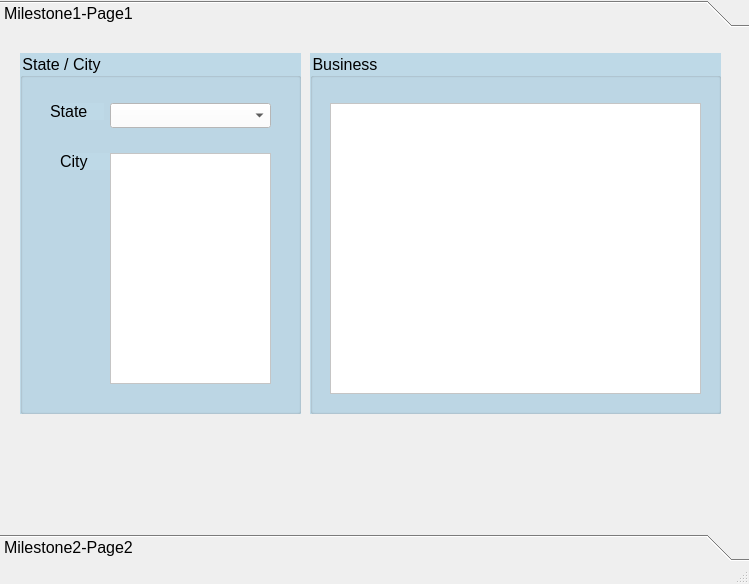
<?xml version="1.0" encoding="UTF-8"?>
<ui version="4.0">
 <class>MainWindow</class>
 <widget class="QMainWindow" name="MainWindow">
  <property name="geometry">
   <rect>
    <x>0</x>
    <y>0</y>
    <width>749</width>
    <height>584</height>
   </rect>
  </property>
  <property name="windowTitle">
   <string>MainWindow</string>
  </property>
  <widget class="QWidget" name="centralwidget">
   <property name="font">
    <font>
     <pointsize>10</pointsize>
    </font>
   </property>
   <widget class="QToolBox" name="toolBox">
    <property name="geometry">
     <rect>
      <x>0</x>
      <y>0</y>
      <width>751</width>
      <height>561</height>
     </rect>
    </property>
    <property name="font">
     <font>
      <pointsize>12</pointsize>
     </font>
    </property>
    <property name="currentIndex">
     <number>0</number>
    </property>
    <widget class="QWidget" name="milestone1">
     <property name="geometry">
      <rect>
       <x>0</x>
       <y>0</y>
       <width>751</width>
       <height>489</height>
      </rect>
     </property>
     <attribute name="label">
      <string>Milestone1-Page1</string>
     </attribute>
     <widget class="QGroupBox" name="groupBox">
      <property name="geometry">
       <rect>
        <x>20</x>
        <y>20</y>
        <width>281</width>
        <height>361</height>
       </rect>
      </property>
      <property name="font">
       <font>
        <pointsize>12</pointsize>
       </font>
      </property>
      <property name="styleSheet">
       <string notr="true">background-color: rgb(190, 217, 231);</string>
      </property>
      <property name="title">
       <string>State / City</string>
      </property>
      <widget class="QComboBox" name="stateComboBox">
       <property name="geometry">
        <rect>
         <x>90</x>
         <y>50</y>
         <width>161</width>
         <height>25</height>
        </rect>
       </property>
       <property name="styleSheet">
        <string notr="true">background-color: rgb(255, 255, 255);</string>
       </property>
      </widget>
      <widget class="QLabel" name="label">
       <property name="geometry">
        <rect>
         <x>30</x>
         <y>50</y>
         <width>54</width>
         <height>17</height>
        </rect>
       </property>
       <property name="font">
        <font>
         <pointsize>12</pointsize>
        </font>
       </property>
       <property name="styleSheet">
        <string notr="true">color: black; </string>
       </property>
       <property name="text">
        <string>State</string>
       </property>
      </widget>
      <widget class="QLabel" name="label_2">
       <property name="geometry">
        <rect>
         <x>40</x>
         <y>100</y>
         <width>54</width>
         <height>17</height>
        </rect>
       </property>
       <property name="palette">
        <palette>
         <active>
          <colorrole role="WindowText">
           <brush brushstyle="SolidPattern">
            <color alpha="255">
             <red>0</red>
             <green>0</green>
             <blue>0</blue>
            </color>
           </brush>
          </colorrole>
          <colorrole role="Button">
           <brush brushstyle="SolidPattern">
            <color alpha="255">
             <red>190</red>
             <green>217</green>
             <blue>231</blue>
            </color>
           </brush>
          </colorrole>
          <colorrole role="Text">
           <brush brushstyle="SolidPattern">
            <color alpha="255">
             <red>0</red>
             <green>0</green>
             <blue>0</blue>
            </color>
           </brush>
          </colorrole>
          <colorrole role="ButtonText">
           <brush brushstyle="SolidPattern">
            <color alpha="255">
             <red>0</red>
             <green>0</green>
             <blue>0</blue>
            </color>
           </brush>
          </colorrole>
          <colorrole role="Base">
           <brush brushstyle="SolidPattern">
            <color alpha="255">
             <red>190</red>
             <green>217</green>
             <blue>231</blue>
            </color>
           </brush>
          </colorrole>
          <colorrole role="Window">
           <brush brushstyle="SolidPattern">
            <color alpha="255">
             <red>190</red>
             <green>217</green>
             <blue>231</blue>
            </color>
           </brush>
          </colorrole>
          <colorrole role="PlaceholderText">
           <brush brushstyle="SolidPattern">
            <color alpha="128">
             <red>0</red>
             <green>0</green>
             <blue>0</blue>
            </color>
           </brush>
          </colorrole>
         </active>
         <inactive>
          <colorrole role="WindowText">
           <brush brushstyle="SolidPattern">
            <color alpha="255">
             <red>0</red>
             <green>0</green>
             <blue>0</blue>
            </color>
           </brush>
          </colorrole>
          <colorrole role="Button">
           <brush brushstyle="SolidPattern">
            <color alpha="255">
             <red>190</red>
             <green>217</green>
             <blue>231</blue>
            </color>
           </brush>
          </colorrole>
          <colorrole role="Text">
           <brush brushstyle="SolidPattern">
            <color alpha="255">
             <red>0</red>
             <green>0</green>
             <blue>0</blue>
            </color>
           </brush>
          </colorrole>
          <colorrole role="ButtonText">
           <brush brushstyle="SolidPattern">
            <color alpha="255">
             <red>0</red>
             <green>0</green>
             <blue>0</blue>
            </color>
           </brush>
          </colorrole>
          <colorrole role="Base">
           <brush brushstyle="SolidPattern">
            <color alpha="255">
             <red>190</red>
             <green>217</green>
             <blue>231</blue>
            </color>
           </brush>
          </colorrole>
          <colorrole role="Window">
           <brush brushstyle="SolidPattern">
            <color alpha="255">
             <red>190</red>
             <green>217</green>
             <blue>231</blue>
            </color>
           </brush>
          </colorrole>
          <colorrole role="PlaceholderText">
           <brush brushstyle="SolidPattern">
            <color alpha="128">
             <red>0</red>
             <green>0</green>
             <blue>0</blue>
            </color>
           </brush>
          </colorrole>
         </inactive>
         <disabled>
          <colorrole role="WindowText">
           <brush brushstyle="SolidPattern">
            <color alpha="255">
             <red>0</red>
             <green>0</green>
             <blue>0</blue>
            </color>
           </brush>
          </colorrole>
          <colorrole role="Button">
           <brush brushstyle="SolidPattern">
            <color alpha="255">
             <red>190</red>
             <green>217</green>
             <blue>231</blue>
            </color>
           </brush>
          </colorrole>
          <colorrole role="Text">
           <brush brushstyle="SolidPattern">
            <color alpha="255">
             <red>0</red>
             <green>0</green>
             <blue>0</blue>
            </color>
           </brush>
          </colorrole>
          <colorrole role="ButtonText">
           <brush brushstyle="SolidPattern">
            <color alpha="255">
             <red>0</red>
             <green>0</green>
             <blue>0</blue>
            </color>
           </brush>
          </colorrole>
          <colorrole role="Base">
           <brush brushstyle="SolidPattern">
            <color alpha="255">
             <red>190</red>
             <green>217</green>
             <blue>231</blue>
            </color>
           </brush>
          </colorrole>
          <colorrole role="Window">
           <brush brushstyle="SolidPattern">
            <color alpha="255">
             <red>190</red>
             <green>217</green>
             <blue>231</blue>
            </color>
           </brush>
          </colorrole>
          <colorrole role="PlaceholderText">
           <brush brushstyle="SolidPattern">
            <color alpha="128">
             <red>0</red>
             <green>0</green>
             <blue>0</blue>
            </color>
           </brush>
          </colorrole>
         </disabled>
        </palette>
       </property>
       <property name="font">
        <font>
         <pointsize>12</pointsize>
        </font>
       </property>
       <property name="styleSheet">
        <string notr="true">color: black; </string>
       </property>
       <property name="text">
        <string>City</string>
       </property>
      </widget>
      <widget class="QListWidget" name="cityComboBox">
       <property name="geometry">
        <rect>
         <x>90</x>
         <y>100</y>
         <width>161</width>
         <height>231</height>
        </rect>
       </property>
       <property name="styleSheet">
        <string notr="true">background-color: rgb(255, 255, 255);</string>
       </property>
      </widget>
     </widget>
     <widget class="QGroupBox" name="businessGroup">
      <property name="geometry">
       <rect>
        <x>310</x>
        <y>20</y>
        <width>411</width>
        <height>361</height>
       </rect>
      </property>
      <property name="font">
       <font>
        <pointsize>12</pointsize>
       </font>
      </property>
      <property name="styleSheet">
       <string notr="true">background-color: rgb(190, 217, 231);</string>
      </property>
      <property name="title">
       <string>Business</string>
      </property>
      <widget class="QTableWidget" name="businessTable">
       <property name="geometry">
        <rect>
         <x>20</x>
         <y>50</y>
         <width>371</width>
         <height>291</height>
        </rect>
       </property>
       <property name="styleSheet">
        <string notr="true">background-color: rgb(255, 255, 255);</string>
       </property>
      </widget>
     </widget>
    </widget>
    <widget class="QWidget" name="milestone2">
     <property name="geometry">
      <rect>
       <x>0</x>
       <y>0</y>
       <width>98</width>
       <height>28</height>
      </rect>
     </property>
     <property name="font">
      <font>
       <pointsize>10</pointsize>
      </font>
     </property>
     <attribute name="label">
      <string>Milestone2-Page2</string>
     </attribute>
    </widget>
   </widget>
  </widget>
  <widget class="QMenuBar" name="menubar">
   <property name="geometry">
    <rect>
     <x>0</x>
     <y>0</y>
     <width>749</width>
     <height>22</height>
    </rect>
   </property>
  </widget>
  <widget class="QStatusBar" name="statusbar"/>
 </widget>
 <resources/>
 <connections/>
</ui>
